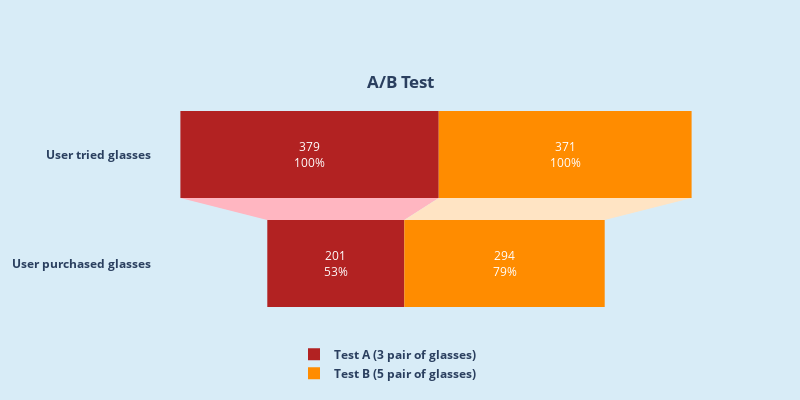

The notebook cell saved with this chart:
### Code cell
import plotly.express as px
from plotly import graph_objects as go

fig = go.Figure()

fig.add_trace(go.Funnel(marker = {"color": ["firebrick", "firebrick"]},
                        connector={"fillcolor": "lightpink"},
                        name = '<b>Test A (3 pair of glasses)</b>',
                        y=["<b>User tried glasses</b>", "<b>User purchased glasses"],
                        x=[379, 201],
                        textinfo = "value+percent previous"))

fig.add_trace(go.Funnel(marker = {"color": ["darkorange", "darkorange"]},
                        connector={"fillcolor": "bisque"},
                        textfont=dict(color='#fff'),
                        name = '<b>Test B (5 pair of glasses)</b>',
                        orientation = "h",
                        x=[371,294],
                        y=["<b>User tried glasses</b>", "<b>User purchased glasses"],
                        textinfo = "value+percent previous"))

fig.update_layout(title_text='<b>A/B Test</b>',
                  title_x=0.5, title_y=0.81,paper_bgcolor='rgb(216,236,247)',
                  plot_bgcolor='rgb(216,236,247)', 
                  width=800, height=400, 
                  legend=dict(yanchor="top",
                              y=-0.10,
                              xanchor="left",
                              x=0.25))
fig.write_image("fig5.png")
fig.show()

### Figure 1 — Plotly figure (JSON) as saved in the notebook; plotly's stock layout.template omitted (floating-point values rounded to 4 significant figures)
{"data": [{"connector": {"fillcolor": "lightpink"}, "marker": {"color": ["firebrick", "firebrick"]}, "name": "<b>Test A (3 pair of glasses)</b>", "textinfo": "value+percent previous", "type": "funnel", "x": [379, 201], "y": ["<b>User tried glasses</b>", "<b>User purchased glasses"]}, {"connector": {"fillcolor": "bisque"}, "marker": {"color": ["darkorange", "darkorange"]}, "name": "<b>Test B (5 pair of glasses)</b>", "orientation": "h", "textfont": {"color": "#fff"}, "textinfo": "value+percent previous", "type": "funnel", "x": [371, 294], "y": ["<b>User tried glasses</b>", "<b>User purchased glasses"]}], "layout": {"height": 400, "legend": {"x": 0.25, "xanchor": "left", "y": -0.1, "yanchor": "top"}, "paper_bgcolor": "rgb(216,236,247)", "plot_bgcolor": "rgb(216,236,247)", "title": {"text": "<b>A/B Test</b>", "x": 0.5, "y": 0.81}, "width": 800}}
